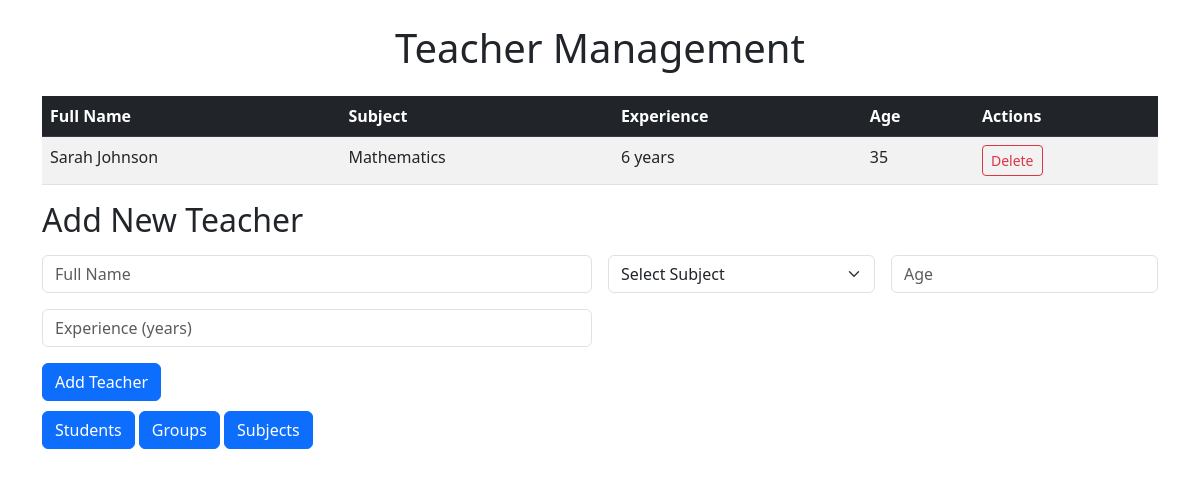
Screenshot of /teachers/ with the database file from the repository.
### main/models.py (models this page shows, shortened)
class Teacher(models.Model):
    full_name = models.CharField(max_length=200)
    subject = models.ForeignKey(Subject, on_delete=models.CASCADE)
    experiance = models.IntegerField(default=0)
    age = models.IntegerField()

class Subject(models.Model):
    name = models.CharField(max_length=120)

### main/views.py (the view, shortened to what this page needs)
# urls.py: path('teachers/',Teachers),
def Teachers(request):
    context = {
        'teacher':Teacher.objects.all(),
        'subject':Subject.objects.all(),
    }
    return render(request, 'teachers.html', context)

### templates/teachers.html (shortened to what this page needs)
<!DOCTYPE html>
<html lang="en">
<head>
    <link href="https://cdn.jsdelivr.net/npm/bootstrap@5.3.0/dist/css/bootstrap.min.css" rel="stylesheet">
</head>
<body>
    <div class="container mt-4">
        <h1 class="text-center mb-4">Teacher Management</h1>
        <div class="table-responsive teacher-table">
            <table class="table table-striped table-hover">
                <thead class="table-dark">
                    <tr>
                        <th>Full Name</th>
                        <th>Subject</th>
                        <th>Experience</th>
                        <th>Age</th>
                        <th>Actions</th>
                    </tr>
                </thead>
                <tbody>
                    {% for i in teacher %}
                    <tr>
                        <td>{{ i.full_name }}</td>
                        <td>{{ i.subject.name }}</td>
                        <td>
                            <span class="exp-badge">{{ i.experiance }} years</span>
                        </td>
                        <td>{{ i.age }}</td>
                        <td>
                            <form method="post" action="{% url 'delete_object' model_name='teacher' id=i.id %}"
                                style="display: inline;">
                                <button type="submit" class="btn btn-sm btn-outline-danger"
                                    onclick="return confirm('Вы уверены, что хотите удалить преподавателя {{ i.full_name }}?')">
                                    Delete
                                </button>
                            </form>
                        </td>
                    </tr>
                    {% endfor %}
                </tbody>
            </table>
        </div>
        <div class="add-teacher-form">
            <h2 class="mb-3">Add New Teacher</h2>
            <form method="post" action="/teachers/">
                <div class="row g-3">
                    <div class="col-md-6">
                        <input type="text" class="form-control" name="full_name" placeholder="Full Name" required>
                    </div>
                    <div class="col-md-3">
                        <select class="form-select" name="subject" required>
                            <option value="" disabled selected>Select Subject</option>
                        </select>
                    </div>
                    <div class="col-md-3">
                        <input type="number" class="form-control" name="age" placeholder="Age" required>
                    </div>
                    <div class="col-md-6">
                        <input type="number" class="form-control" name="experiance" placeholder="Experience (years)"
                            required>
                    </div>
                    <div class="col-12">
                        <button type="submit" class="btn btn-primary">Add Teacher</button>
                    </div>
                </div>
            </form>
        </div>
        <a class="btn btn-primary need" href="/index/">Students</a>
        <a class="btn btn-primary need" href="/groups/">Groups</a>
        <a class="btn btn-primary need" href="/subjects/">Subjects</a>
    </div>
</body>
</html>

### templates/teachers.html (style rules this page uses)
.need { margin-top: 10px; }

### rows the page displays
Teacher: full_name "Sarah Johnson", subject.name "Mathematics", experiance "6", age "35"
